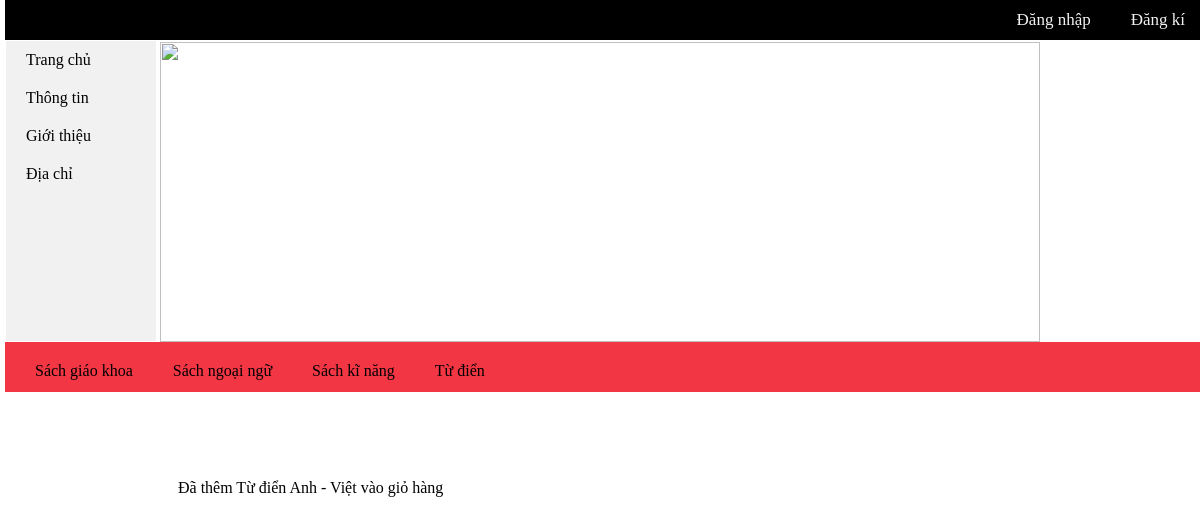
The app's page /acart.php?id=S3, older data.
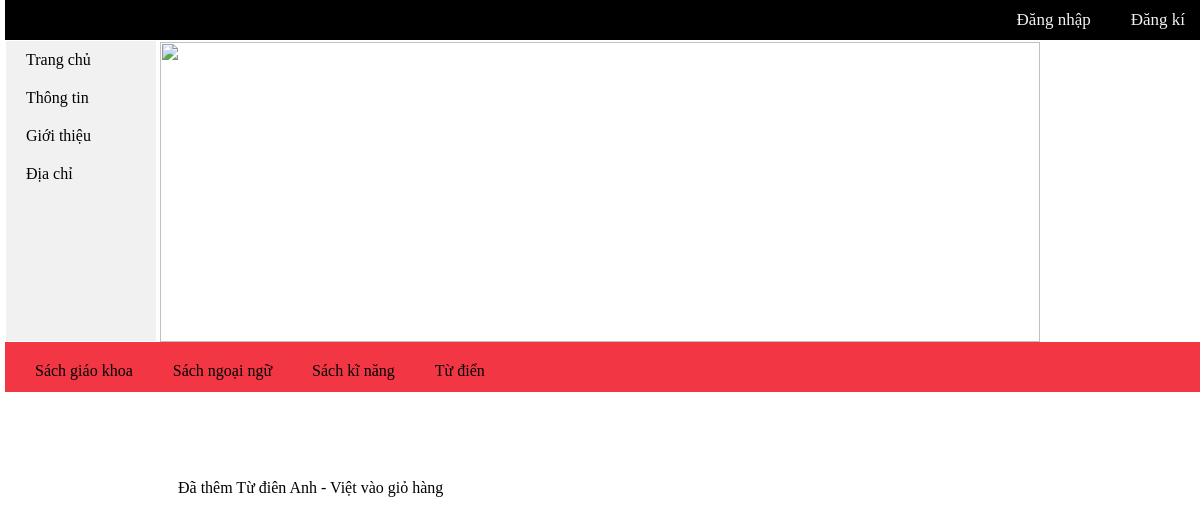
The same page, newer data.
### tables this page shows
CREATE TABLE IF NOT EXISTS `books` (
  `id` varchar(30) NOT NULL,
  `tensach` varchar(100) NOT NULL,
  `tacgia` varchar(100) NOT NULL,
  `nxb` varchar(30) NOT NULL,
  `gia` float NOT NULL,
  `theloai` varchar(30) NOT NULL,
  `hinhanh` varchar(200) NOT NULL,
  PRIMARY KEY (`id`),
  KEY `fk_tacgia` (`tacgia`),
  KEY `nxb` (`nxb`) USING BTREE,
  KEY `theloai` (`theloai`) USING BTREE
);

### acart.php (the view, shortened to what this page needs)
<html>
<head>
<link rel="stylesheet" href="css/styles.css">
</head>
<body onload="newjv()">
<?php
	 include("admin/include/include.php");
?>
<div class="topmn">
<?php
if(isset($_SESSION['username']))
{
	echo "<a href='admin/index.php'>".$_SESSION['username']."</a>";
	echo "<a href='logout.php'>Thoát</a>";
	echo "<a href='cart.php'>Giỏ hàng</a>";
}
else
{
	echo "<a href='dangky.html'>Đăng kí</a>";
	echo "<a href='dangnhap.html'>Đăng nhập</a>";
}
?>
</div>
	<div class ="leftmn">
		<ul>
		<li><a href="http://localhost/sach">Trang chủ</a></li>
		<li><a href="http://localhost/sach">Thông tin</a></li>
		<li><a href="http://localhost/sach">Giới thiệu</a></li>
		<li><a href="http://localhost/sach">Địa chỉ</a></li>
		</ul>
	</div>
	<div class="bgimg">
		<img class="imgs" src="admin\img\books\book3.jpg" style ="width:100%; height:300px"></img>
	</div>
<div class="mainmnb">
		<ul class="ulmainmnb">
		<li><a href="sgk.php">Sách giáo khoa</a></li>
		<li><a href="snn.php">Sách ngoại ngữ</a></li>
		<li><a href="skn.php">Sách kĩ năng</a></li>
		<li><a href="td.php">Từ điển</a></li>
		</ul>
</div>
<div class="content">
<br><br><br>
<?php
if($_GET['id']!= "")
{
	$id = $_GET['id'];
	$sql = "select books.id,tensach,tacgia.tenTG,nxb.tenNXB,gia,theloai.tentheloai,hinhanh from books,tacgia,theloai,nxb where id = '$id' and books.tacgia = tacgia.id_tacgia and books.theloai = theloai.id_theloai and books.nxb = nxb.id_nxb";
	mysqli_query($mysqli,"SET character_set_results=utf8");
	$result = $mysqli->query($sql);
	echo "<table style='padding : 20px 150px'><tr><td>";
	if($result->num_rows >0)
		while($row = $result->fetch_assoc())
			{
				if(array_key_exists($id, $_SESSION['cart']))
				{
					echo "Giỏ hàng đã tồn tại sản phẩm này";
				}
				else
				{
					echo "Đã thêm ".$row['tensach']." vào giỏ hàng ";
				}
			}
	echo "</td></tr></table>";
}
else
	echo "Thêm thất bại !";
?>
</div>
</body>
</html>

Row changes from the older to the newer data that the page shows:
changed books: tensach "Từ điển Anh - Việt" → "Từ điên Anh - Việt"
